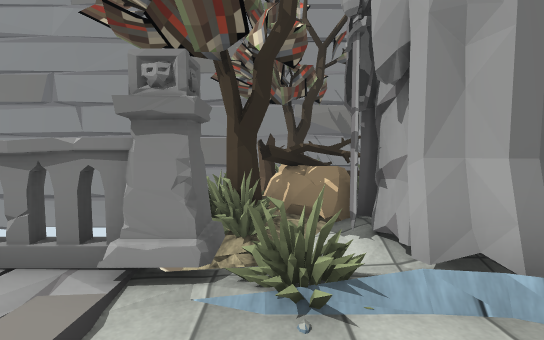
[1] (above)

12 first-person views from a walk through a Unity game level. The camera is 1.2 m above the floor, tilts 4° down and sees 85° across. The floor is counted in squares, 1 m on a side. Each view is taken from the middle of a square. On the plan, view 1 faces up. The plan holds only what a view shows up to about 13 squares ahead; the rest is blank. The place goes on beyond the plan. The player character is not drawn. Some surface patterns are stand-ins.

[2]
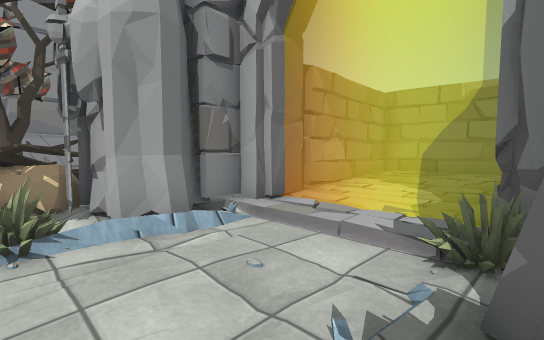

[3]
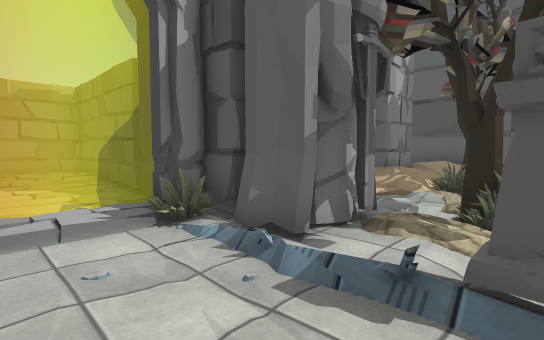

[4]
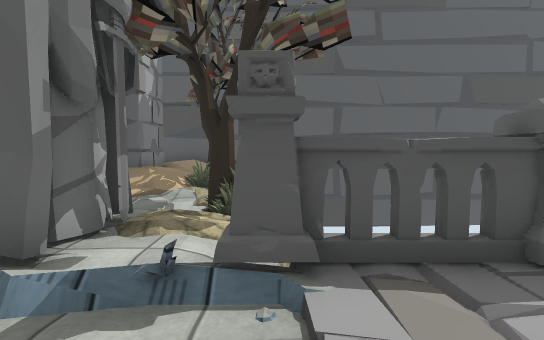

[5]
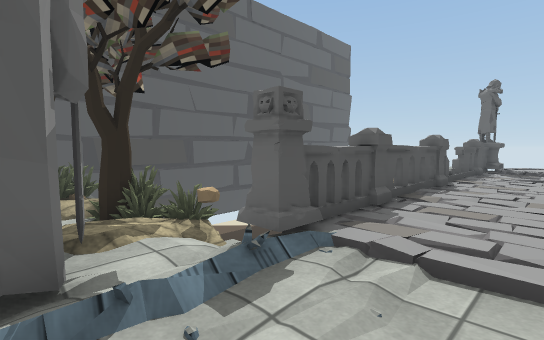

[6]
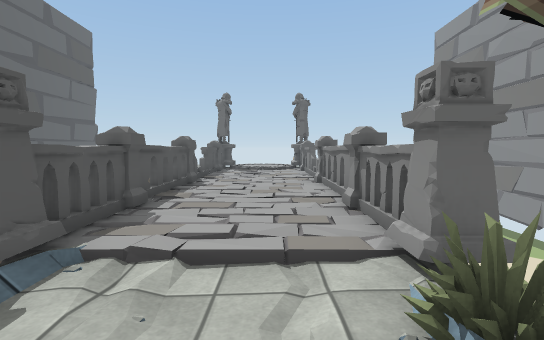

[7]
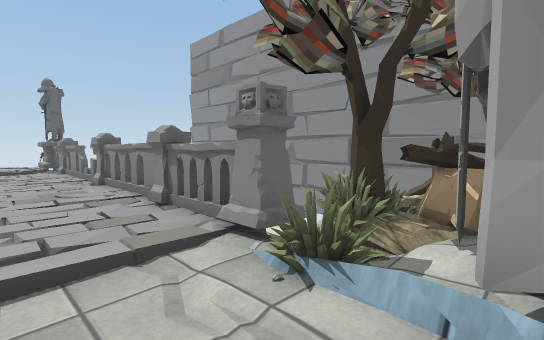

[8]
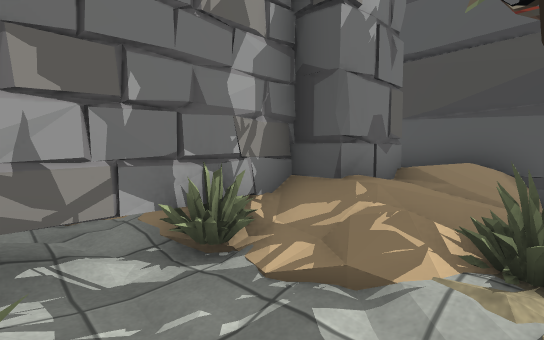

[9]
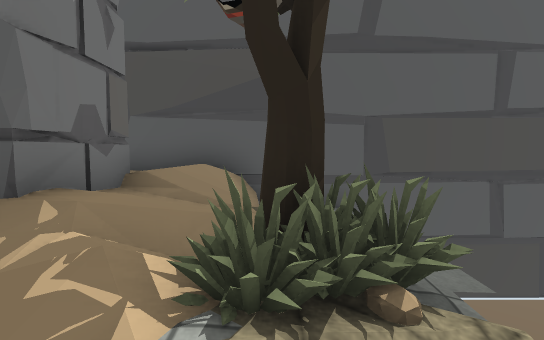

[10]
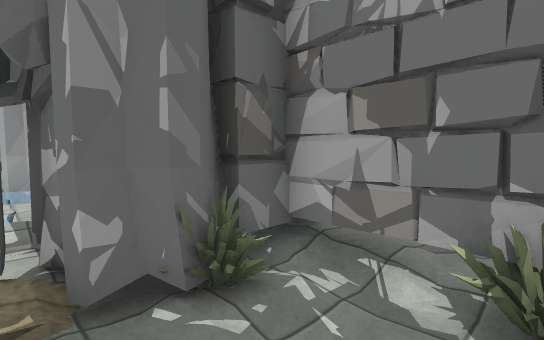

[11]
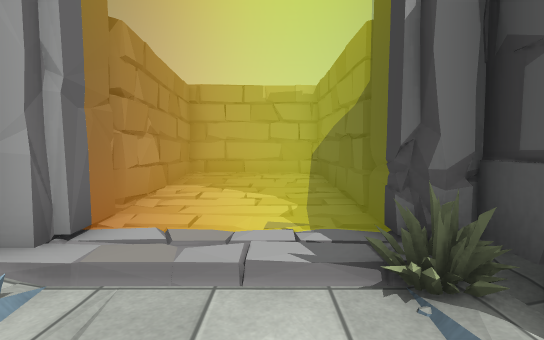

[12]
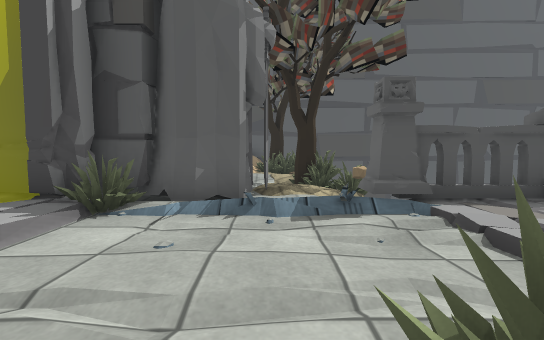

### Floor plan
Key: @ floor where view 1 was taken; # wall or solid block; x gap in a wall; . main floor; : floor 0.25 m higher than the main floor; - floor 0.25 m lower than the main floor; + floor 0.5 m higher than the main floor; * floor 0.75 m higher than the main floor; / step, stairs or slope; = window, fence, low wall or low ledge; ≈ liquid the walk keeps out of; v drop or lower ground; T tree; P plant; S statue; R railing; I pillar; C rock; H thing the floor can be seen under or through; O other object.
Columns run from 4 left of view 1 to 10 right of it. Each row starts with its distance up from view 1.
  6    OOOO
  5    TTO#
  4    PPS##
  3 RRRIP/S####  ##
  2 O.:I.//.#######
  1  ://.... =::++#
  0  ://@...:=::++#
 -1  ::///..P=#####
 -2 RRRI/.#####
 -3    v.S#S#
 -4    C..#P#
 -5    PP-..H..
 -6     O---H--
 -7     C./xH//
 -8    CPP//#
 -9    v#P/##
-10       /#
-11       /*
-12 ≈≈≈≈ ##++
-13    ######

Where each view was taken, in squares from view 1:
view 1: 0 up, 0 right, facing up
view 2: 2 down, 0 right, facing up-right
view 3: 1 up, 1 left, facing down-right
view 4: 1 up, 1 left, facing down
view 5: 1 up, 2 right, facing down-left
view 6: 1 up, 2 right, facing left
view 7: 0 up, 2 right, facing up-left
view 8: 5 down, 1 right, facing down-right
view 9: 6 down, 1 right, facing down
view 10: 7 down, 1 right, facing up-right
view 11: 0 up, 1 right, facing right
view 12: 3 up, 1 right, facing down
